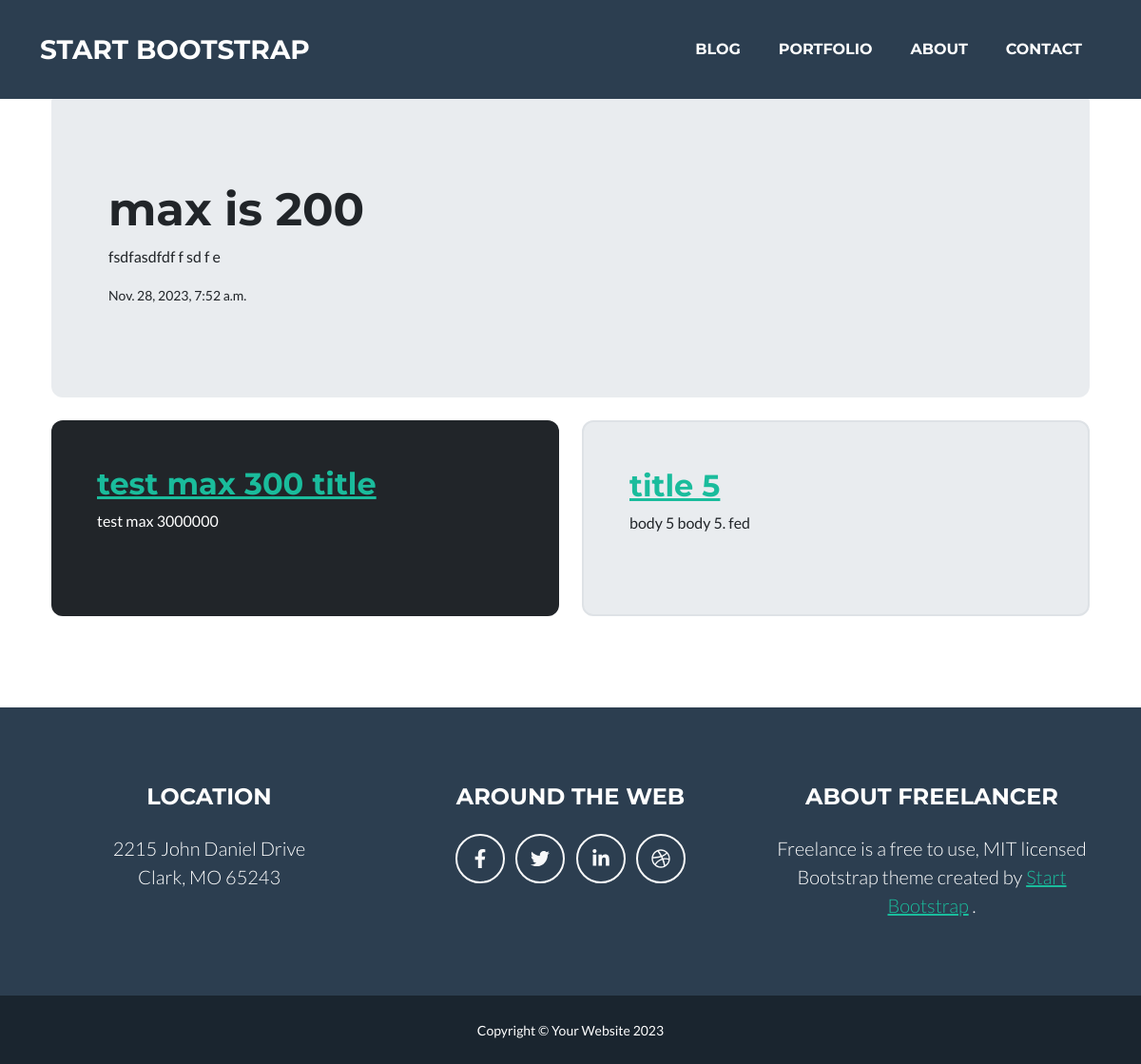
Page /blog/19/ on the committed database.
### post/models.py (models this page shows)
class Post(models.Model):
    title = models.CharField(max_length=200)
    body = models.TextField()
    created = models.DateTimeField(default=datetime.now(),)

### post/views.py (the view)
# urls.py: path('<int:post_id>/', views.post_page, name="post"),
def post_page(request, post_id):
    data_l = Post.objects.filter(id__lt=post_id).last()
    if not data_l:
        data_l = Post.objects.filter(id__lte=post_id).last()
    data_g = Post.objects.filter(id__gt=post_id).first()
    if not data_g:
        data_g = Post.objects.filter(id__gte=post_id).first()
    data = Post.objects.get(id=post_id)
    return render(request, 'post/post.html', {'post': data, 'post_l': data_l, 'post_g': data_g})

### post/templates/post/post.html (shortened to what this page needs)
{% extends 'index.html' %}
{% block content %}
<main>
  <div class="container py-6">
    <div class="p-5 mb-4 bg-body-tertiary rounded-3 jumbotron">
      <div class="container-fluid py-5">
        <h1 class="display-5 fw-bold">{{ post.title }}</h1>
        <p class="">{{ post.body }}</p>
        <small>{{ post.created }}</small>
      </div>
    </div>
    <div class="row align-items-md-stretch">
      <div class="col-md-6">
        <div class="h-100 p-5 text-bg-dark rounded-3">
          <h2><a href="{% url 'post' post_l.id %}">{{ post_l.title }}</a></h2>
          <p>{{ post_l.body|truncatewords:10 }}</p>
        </div>
      </div>
      <div class="col-md-6">
        <div class="h-100 p-5 bg-body-tertiary border rounded-3 jumbotron">
          <h2><a href="{% url 'post' post_g.id %}">{{ post_g.title }}</a></h2>
          <p>{{ post_g.body|truncatewords:10 }}</p>
        </div>
      </div>
    </div>
  </div>
</main>
{% endblock %}

### templates/index.html (style rules this page uses)
.jumbotron { padding: 20px; margin-bottom:20px; background-color: #e9ecef; }

### rows in the picture
Post: title "max is 200", body "fsdfasdfdf f sd f e", created "Nov. 28, 2023, 7:52 a.m."
Post: title "test max 300 title", body "test max 3000000"
Post: title "title 5", body "body 5 body 5. fed"
